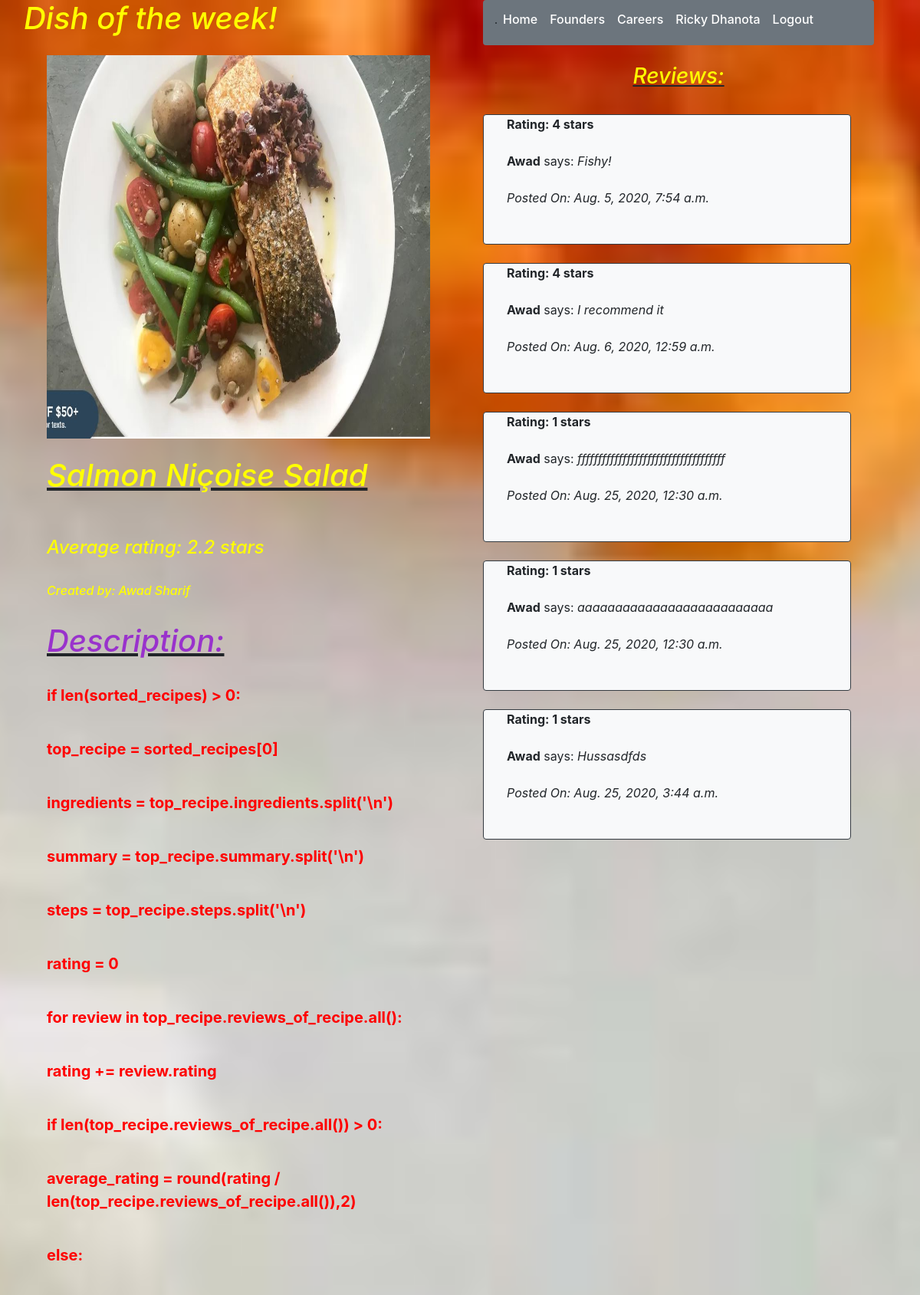
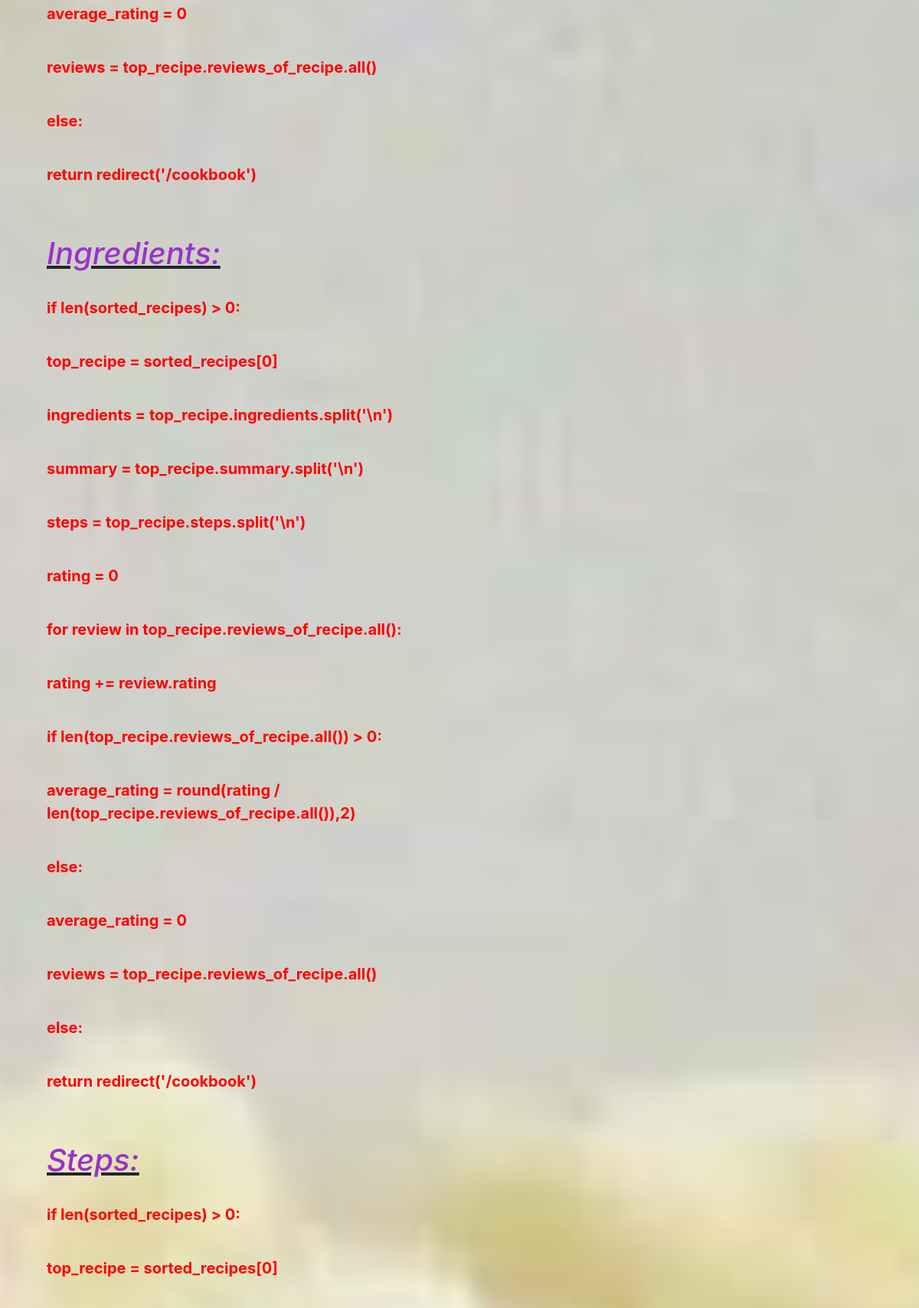
The page /recipe/best (signed in, upper part) on the database its author committed (2 pictures, top to bottom).
### recipe_app/models.py (models this page shows)
class Recipes(models.Model):
    name = models.CharField(max_length=255)
    summary = models.TextField()
    ingredients = models.TextField()
    steps = models.TextField()
    image = models.ImageField()
    owner = models.ForeignKey(User,related_name="recipes_of_user",on_delete = models.CASCADE)
    is_dessert = models.BooleanField()
    created_at = models.DateTimeField(auto_now_add=True)
    updated_at = models.DateTimeField(auto_now=True)
    objects = Recipes_Manager()

class User(models.Model):
    first_name = models.CharField(max_length=255)
    last_name = models.CharField(max_length=255)
    email = models.EmailField(max_length=255)
    password = models.CharField(max_length=255)
    created_at = models.DateTimeField(auto_now_add=True)
    updated_at = models.DateTimeField(auto_now=True)
    profilepic = models.CharField(null=True, max_length=255)
    objects = UserManager()

class Reviews(models.Model):
    content = models.TextField()
    rating = models.IntegerField()
    reviewer = models.ForeignKey(User,related_name="reviews_of_user",on_delete = models.CASCADE)
    recipe = models.ForeignKey(Recipes,related_name="reviews_of_recipe",on_delete = models.CASCADE)
    created_at = models.DateTimeField(auto_now_add=True)
    updated_at = models.DateTimeField(auto_now=True)
    objects = Reviews_Manager()

### recipe_app/views.py (the view)
# urls.py: path('recipe/best', views.dish_of_the_week),
def dish_of_the_week(request):
    if 'userid' not in request.session:
        return redirect('/')
    recipes = Recipes.objects.all()
    all_reviews = []
    all_recipes = []
    sorted_recipes = []
    for recipe in recipes:
        if recipe.is_dessert == False:
            all_recipes.append(recipe)
            all_reviews.append(len(recipe.reviews_of_recipe.all()))
    all_reviews = sorted(all_reviews, reverse=True)
    i = 0
    for i in range(len(all_reviews)):
        for recipe in all_recipes:
            if (all_reviews[i] == len(recipe.reviews_of_recipe.all())):
                sorted_recipes.append(recipe)
    if len(sorted_recipes) > 0:
        top_recipe = sorted_recipes[0]
        ingredients = top_recipe.ingredients.split('\n')
        summary = top_recipe.summary.split('\n')
        steps = top_recipe.steps.split('\n')
        rating = 0
        for review in top_recipe.reviews_of_recipe.all():
            rating += review.rating
        if len(top_recipe.reviews_of_recipe.all()) > 0:
            average_rating = round(rating / len(top_recipe.reviews_of_recipe.all()),2)
        else:
            average_rating = 0
        reviews = top_recipe.reviews_of_recipe.all()
    else:
        return redirect('/cookbook')
    context = {
        'User': User.objects.get(id=request.session['userid']),
        "recipes": top_recipe,
        "summaries": summary,
        "ingredients": ingredients,
        "steps": steps,
        "rating": average_rating,
        "Reviews": reviews
    }
    return render(request,'dish_of_the_week.html',context)

### recipe_app/templates/dish_of_the_week.html (shortened to what this page needs)
{% load static %}
<!DOCTYPE html>
<html lang="en">
    <head>
        <link rel="stylesheet" href="https://stackpath.bootstrapcdn.com/bootstrap/4.5.0/css/bootstrap.min.css">
        <link rel="stylesheet" type="text/css" href="/static/css/style.css">
    </head>
    <body class="welcome bg-light">
        <div class="container">
            <div class="row">
                <div class="col-6 px-3">
                    <div class="form-group row">
                        <em><h1 class="text">Dish of the week!</h1></em>
                    </div>
                    <div class="col-12">
                        <img src="{{recipes.image.url}}" width="500" height="500">
                    </div>
                    <div class="col-12">
                        <br>
                        <em><u><h1 class="text">{{recipes.name}}</h1></u></em>
                        <br><br>
                        <em><h4 class="text">Average rating: {{rating}} stars</h4></em>
                        <br>
                        <em><h6 class="text">Created by: {{recipes.owner.first_name}} {{recipes.owner.last_name}}</h6></em>
                        <br>
                        <em><u><h4 class="heading">Description: </h4></u></em>
                        <br>
                        {% for summary in summaries %}
                            <b><p class="info">{{ summary }}</p></b>
                            <br>
                        {% endfor %}
                        <br>
                        <em><u><h4 class="heading">Ingredients: </h4></u></em>
                        <br>
                        {% for ingredient in ingredients %}
                            <b><p class="info">{{ ingredient }}</p></b>
                            <br>
                        {% endfor %}
                        <br>
                        <em><u><h4 class="heading">Steps: </h4></u></em>
                        <br>
                        {% for step in steps %}
                            <b><p class="info">{{ step }}</p></b>
                            <br>
                        {% endfor %}
                    </div>
                </div>
                <div class="col-6">
                    <div class="col-12">
                        <nav class="navbar navbar-expand-lg rounded navbar-light bg-secondary">
                            <span class="border border-dark"></span>
                            <div class="collapse navbar-collapse" id="navbarNav">
                                <ul class="navbar-nav">
                                    <li class="nav-item active">
                                        <h6><a class="nav-link text-white" href="/cookbook">Home</a></h6>
                                    </li>
                                    <li class="nav-item active">
                                        <h6><a class="nav-link text-white" href="/founders">Founders</a></h6>
                                    </li>
                                    <li class="nav-item active">
                                        <h6><a class="nav-link text-white" href="#">Careers</a></h6>
                                    </li>
                                    <li class="nav-item active">
                                        <h6><a class="nav-link text-white" href="/userprofile/{{User.id}}">{{User.first_name}} {{User.last_name}}</a></h6>
                                    </li>
                                    <li class="nav-item active">
                                        <h6><a class="nav-link text-white" href="/logout">Logout</a></h6>
                                    </li>
                                </ul>
                            </div>
                        </nav>
                        <br>
                        <u><em><h3 class="text text-center">Reviews:</h3></em></u>
                        <br>
                        <div class="form-group row">
                            {% for review in Reviews %}
                                <br><br>
                                <div class="card-deck col-12 bg-dark-rounded">
                                    <br><br><br><br>
                                    <div class="card mb-4 bg-light rounded border border-dark">
                                        <div class="col-12">
                                            <div class="col-12">
                                                <b>Rating: {{review.rating}} stars</b>
                                                <br><br>
                                                <strong>{{review.reviewer.first_name}}</strong> says: <em>{{review.content}}</em>
                                                <br><br>
                                                <em>Posted On: {{review.created_at}}</em>
                                                <br><br>
                                            </div>
                                            <br>
                                        </div>
                                    </div>
                                </div>
                                <br><br>
                            {% endfor %}
                        </div>
                    </div>
                </div>
                    <br><br>
                    <br>
                </div>
            </div>
    </body>
</html>

### recipe_app/static/css/style.css (style rules this page uses)
.welcome, .recipe_info { background-image: url("/static/cut_vegetables.JPG"); background-size: 100%; background-position: center; background-repeat: no-repeat; background-size: cover; }
.heading { color: darkorchid; font-size: 40px; }
.info { color: red; font-size: 20px; }
.text { color: yellow; }

### rows shown on the page
Recipes: image (picture), name "Salmon Niçoise Salad", owner.first_name "Awad", owner.last_name "Sharif"
User: first_name "Ricky", last_name "Dhanota"
Reviews: rating "4", reviewer.first_name "Awad", content "Fishy!", created_at "Aug. 5, 2020, 7:54 a.m."
Reviews: rating "4", reviewer.first_name "Awad", content "I recommend it", created_at "Aug. 6, 2020, 12:59 a.m."
Reviews: rating "1", reviewer.first_name "Awad", content "ffffffffffffffffffffffffffffffffffff", created_at "Aug. 25, 2020, 12:30 a.m."
Reviews: rating "1", reviewer.first_name "Awad", content "aaaaaaaaaaaaaaaaaaaaaaaaaa", created_at "Aug. 25, 2020, 12:30 a.m."
Reviews: rating "1", reviewer.first_name "Awad", content "Hussasdfds", created_at "Aug. 25, 2020, 3:44 a.m."

### other values the page prints
{{ rating }} "2.2"
{{ summary }} "if len(sorted_recipes) > 0:" "top_recipe = sorted_recipes[0]" "ingredients = top_recipe.ingredients.split('\\n')" "summary = top_recipe.summary.split('\\n')" "steps = top_recipe.steps.split('\\n')" "rating = 0" "for review in top_recipe.reviews_of_recipe.all():" "rating += review.rating" "if len(top_recipe.reviews_of_recipe.all()) > 0:" "average_rating = round(rating / len(top_recipe.reviews_of_recipe.all()),2)" "else:" "average_rating = 0" "reviews = top_recipe.reviews_of_recipe.all()" "else:" "return redirect('/cookbook')"
{{ ingredient }} "if len(sorted_recipes) > 0:" "top_recipe = sorted_recipes[0]" "ingredients = top_recipe.ingredients.split('\\n')" "summary = top_recipe.summary.split('\\n')" "steps = top_recipe.steps.split('\\n')" "rating = 0" "for review in top_recipe.reviews_of_recipe.all():" "rating += review.rating" "if len(top_recipe.reviews_of_recipe.all()) > 0:" "average_rating = round(rating / len(top_recipe.reviews_of_recipe.all()),2)" "else:" "average_rating = 0" "reviews = top_recipe.reviews_of_recipe.all()" "else:" "return redirect('/cookbook')"
{{ step }} "if len(sorted_recipes) > 0:" "top_recipe = sorted_recipes[0]"
